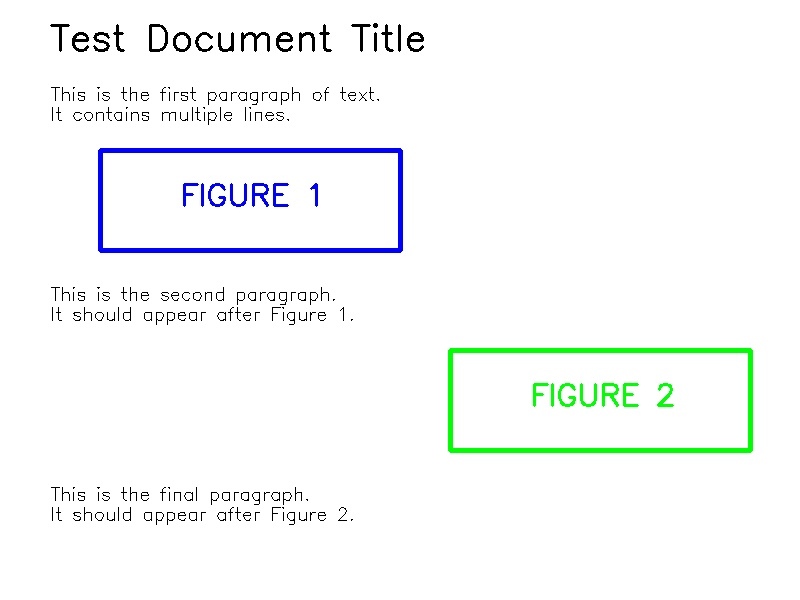
#> input picture pre_process/illustration_extract/test_images/test_document.jpg, 800 x 600 px; its folder holds only this picture in this run
$ python -i opencv.py   (imports and definitions only)
#> lines starting #> are read from the running program, lines starting #| are printed output that depends on the picture; after the words box and inside, x2 and y2 are one past the last pixel; in counts of white or black regions, pixels touching at a corner belong together
import cv2
import os
import fitz  # PyMuPDF
from pathlib import Path

def extract_images_simple(image_path, output_dir="output"):
    """原始的图像提取函数"""
#> called with image_path = 'test_images/test_document.jpg', output_dir = 'output'
    img = cv2.imread(image_path)
#> img is the input picture: shape (600, 800, 3); mean B, G, R 248.7, 249, 246.5
    gray = cv2.cvtColor(img, cv2.COLOR_BGR2GRAY)
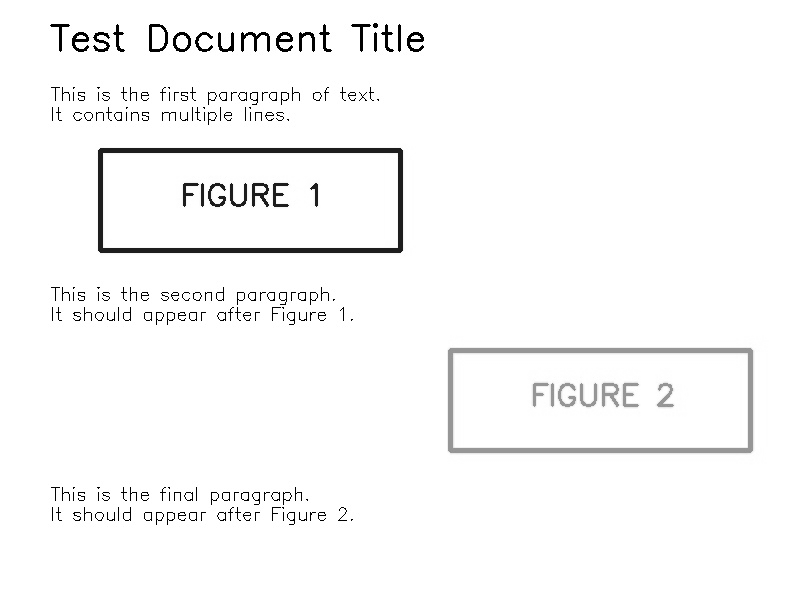
#> gray: shape (600, 800); min 0, max 255, mean 248.2

    # *反转二值化
    _, binary = cv2.threshold(gray, 240, 255, cv2.THRESH_BINARY_INV)
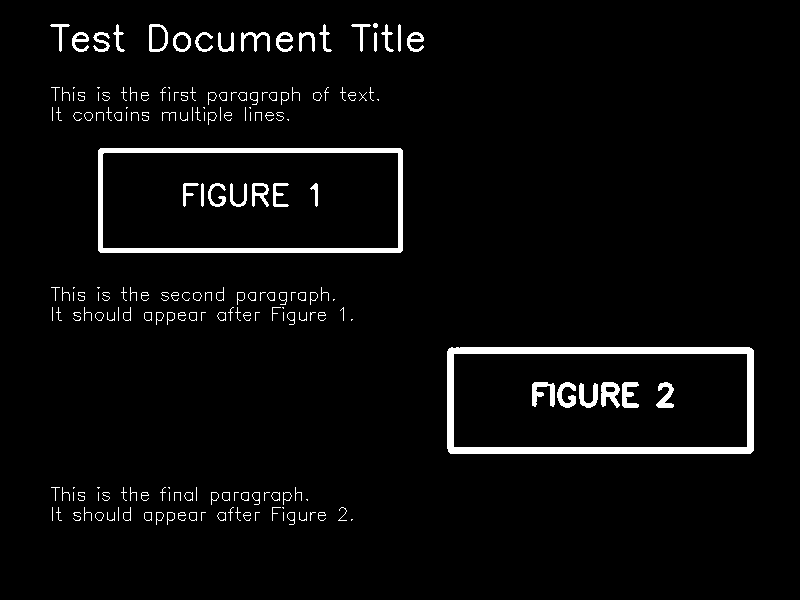
#> binary: shape (600, 800); 3.8% white; 203 white regions (61 under 20 px)

    # 查找轮廓
    contours, _ = cv2.findContours(binary, cv2.RETR_EXTERNAL, cv2.CHAIN_APPROX_SIMPLE)
#> contours = 190 contours, 129 with area under 20; largest, box (x1, y1, x2, y2) and area: (447, 347, 754, 454) 32409, (98, 148, 403, 253) 31608, (149, 24, 168, 52) 439, (173, 32, 191, 52) 266, (407, 32, 424, 52) 166

    os.makedirs(output_dir, exist_ok=True)
    count = 0

    for contour in contours:
        area = cv2.contourArea(contour)
        # 关键：过滤掉太大的区域（避免整张图）
        if 5000 < area < img.shape[0] * img.shape[1] * 0.5:  # 面积不能超过图像50%
            x, y, w, h = cv2.boundingRect(contour)

            # 避免边缘区域
            margin = 20
            if x > margin and y > margin and x+w < img.shape[1]-margin and y+h < img.shape[0]-margin:
                aspect_ratio = w / h
                if 0.5 < aspect_ratio < 3:  # 长宽比合理
                    count += 1
                    cropped = img[y:y+h, x:x+w]
                    cv2.imwrite(f"{output_dir}/fig_{count}.png", cropped)
                    print(f"提取图像 {count}: {w}x{h}")
#> this loop made 190 passes
#> (area, x, y, w, h, margin, aspect_ratio, count) on passes 56, 112: (32409, 447, 347, 307, 107, 20, 2.87, 1), (31608, 98, 148, 305, 105, 20, 2.9, 2)
#> area on passes 5, 9, 11, 13, 14, 15: 50, 53.5, 52.5, 51.5, 48, 52.5
#| 提取图像 1: 307x107
#| 提取图像 2: 305x105
#> after the loop, count = 2

    print(f"完成！共 {count} 张")
#| 完成！共 2 张
    return count

# [88 lines left out: functions batch_extract_images, pdf_to_images_and_extract, not called in this run]

# 使用示例
# [9 lines not run here, left out]

>>> result = extract_images_simple('test_images/test_document.jpg')
#> result = 2
